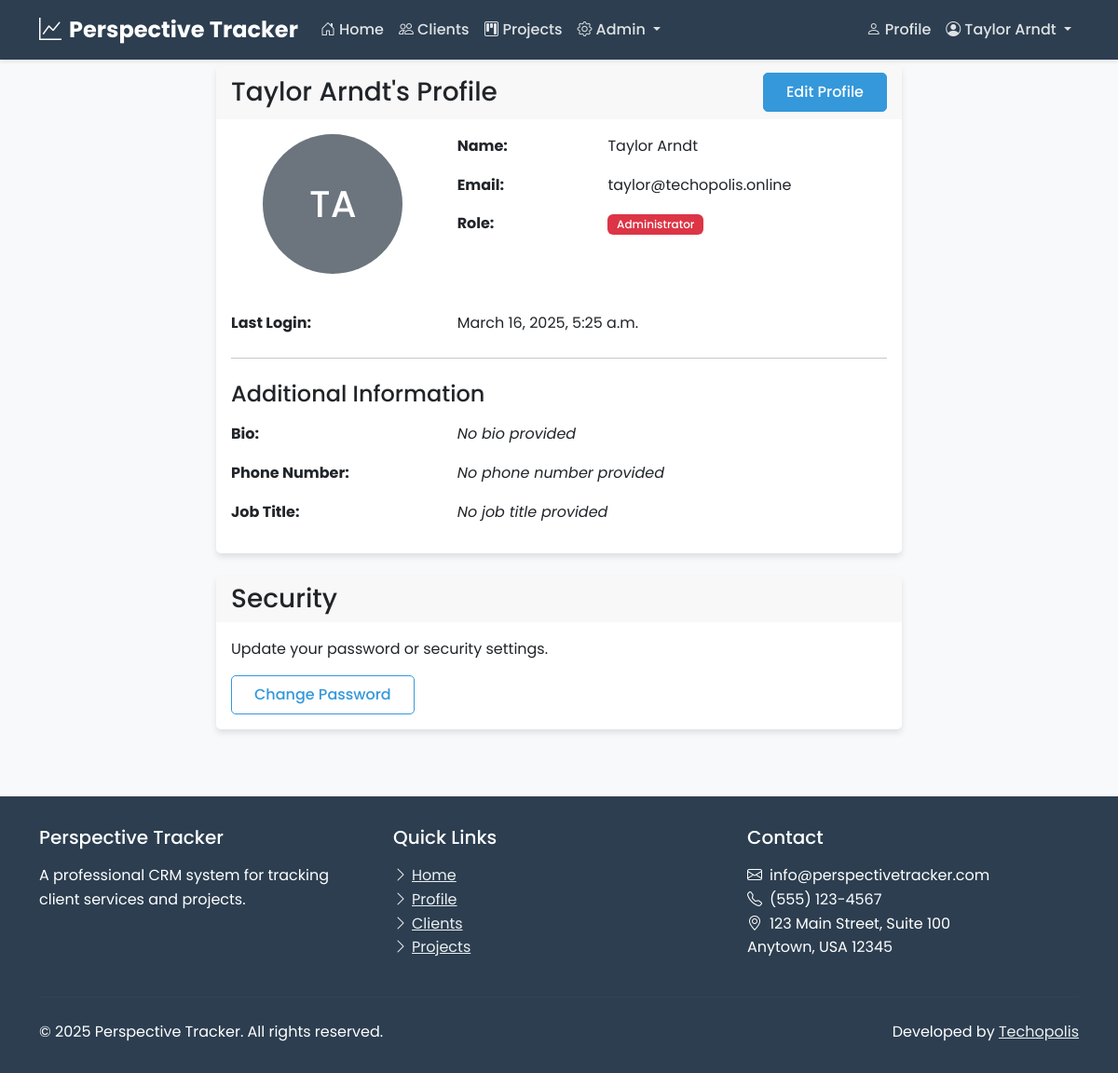
The page /users/profile/ (signed in) on the database as committed earlier.
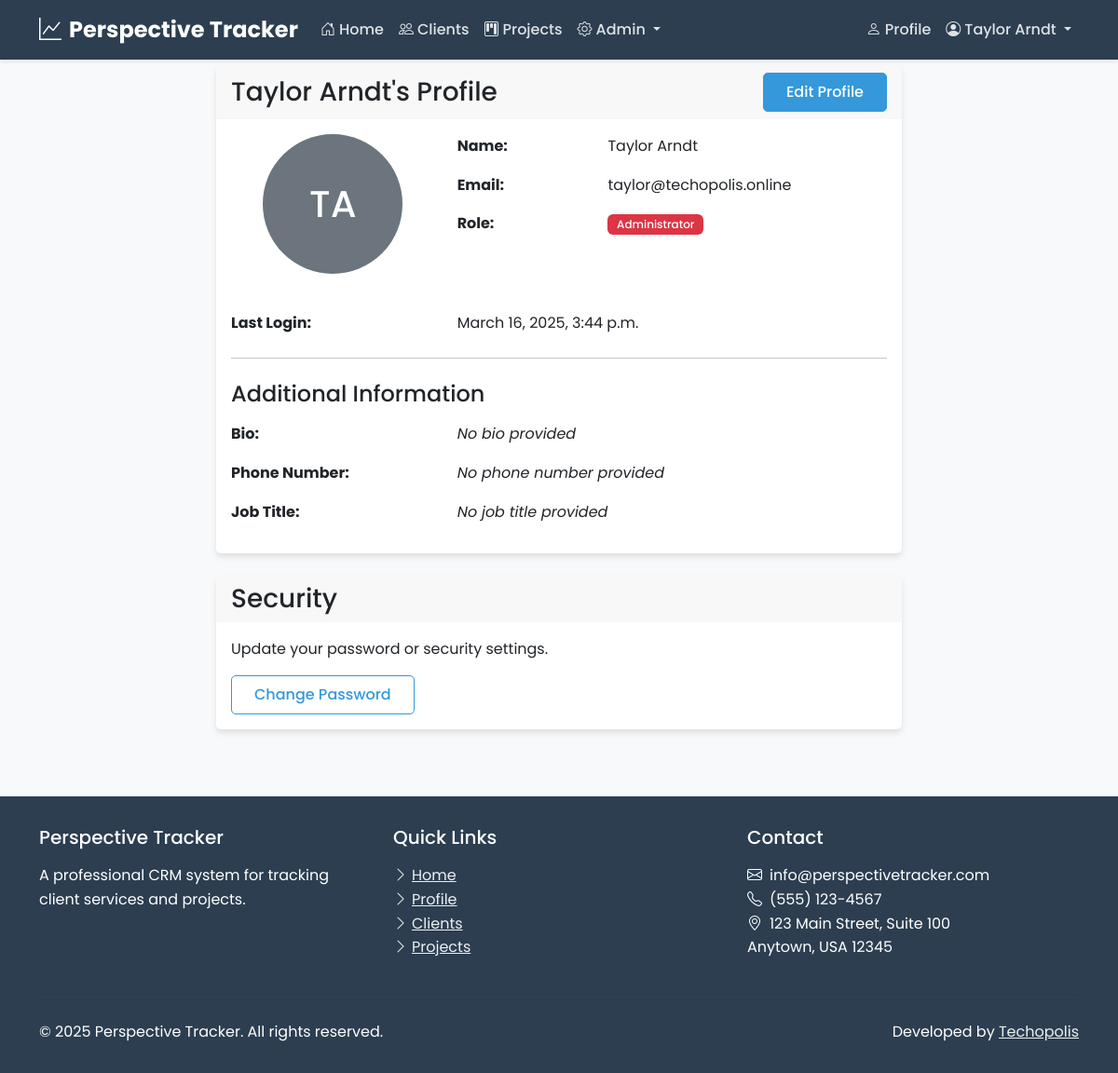
The same page on the database as committed later.
### users/models.py (models this page shows, shortened)
class CustomUser(AbstractUser):
    username = None
    email = models.EmailField(unique=True)
    role = models.ForeignKey(Role, on_delete=models.CASCADE, null=True, blank=True)
    profile_picture = models.ImageField(upload_to='profile_pics/', null=True, blank=True)
    bio = models.TextField(max_length=500, blank=True)
    phone_number = models.CharField(max_length=20, blank=True)
    job_title = models.CharField(max_length=100, blank=True)
    USERNAME_FIELD = 'email'
    REQUIRED_FIELDS = []
    objects = CustomUserManager()

### users/views.py (the view)
# urls.py: path('profile/', views.profile_view, name='profile'),
@login_required
def profile_view(request):
    return render(request, 'users/profile.html')

### users/templates/users/profile.html (shortened to what the changed rows need)
{% extends 'users/base.html' %}
{% block content %}
<div class="container">
    <div class="row">
        <div class="col-md-8 offset-md-2">
            <div class="card mb-4">
                <div class="card-header d-flex justify-content-between align-items-center">
                    <h1 class="h3 mb-0">{{ user.first_name }} {{ user.last_name }}'s Profile</h1>
                    <a href="{% url 'edit_profile' %}" class="btn btn-primary">Edit Profile</a>
                </div>
                <div class="card-body">
                    <div class="row mb-4">
                        <div class="col-md-4 text-center">
                            {% if user.profile_picture %}
                                <img src="{{ user.profile_picture.url }}" alt="Profile Picture" class="img-fluid rounded-circle mb-3" style="max-width: 150px; max-height: 150px;">
                            {% else %}
                                <div class="bg-secondary text-white rounded-circle d-flex align-items-center justify-content-center mb-3" style="width: 150px; height: 150px; margin: 0 auto;">
                                    <h2 class="h1 mb-0">{{ user.first_name|first }}{{ user.last_name|first }}</h2>
                                </div>
                            {% endif %}
                        </div>
                        <div class="col-md-8">
                            <div class="row mb-3">
                                <div class="col-md-4 fw-bold">Name:</div>
                                <div class="col-md-8">{{ user.first_name }} {{ user.last_name }}</div>
                            </div>
                            <div class="row mb-3">
                                <div class="col-md-4 fw-bold">Email:</div>
                                <div class="col-md-8">{{ user.email }}</div>
                            </div>
                        </div>
                    </div>
                    <div class="row mb-3">
                        <div class="col-md-4 fw-bold">Last Login:</div>
                        <div class="col-md-8">{{ user.last_login|date:"F j, Y, g:i a" }}</div>
                    </div>
                    <h2 class="h4 mb-3">Additional Information</h2>
                </div>
            </div>
            <div class="card">
                <div class="card-header">
                    <h2 class="h3 mb-0">Security</h2>
                </div>
            </div>
        </div>
    </div>
</div>
{% endblock %}

### users/templates/users/base.html (shortened to what the changed rows need)
<!DOCTYPE html>
<html lang="en">
<head>
    <link href="https://cdn.jsdelivr.net/npm/bootstrap@5.3.0-alpha1/dist/css/bootstrap.min.css" rel="stylesheet">
    <link rel="stylesheet" href="https://cdn.jsdelivr.net/npm/bootstrap-icons@1.10.3/font/bootstrap-icons.css">
    <link rel="stylesheet" href="/static/css/style.css">
</head>
<body>
    <nav class="navbar navbar-expand-md navbar-dark fixed-top">
        <div class="container">
            <div class="collapse navbar-collapse" id="navbarNav">
                <ul class="navbar-nav">
                    {% if user.is_authenticated %}
                        <li class="nav-item">
                            <a class="nav-link {% if '/profile/' in request.path %}active{% endif %}" href="{% url 'profile' %}">
                                <i class="bi bi-person me-1"></i>Profile
                            </a>
                        </li>
                        <li class="nav-item dropdown">
                            <a class="nav-link dropdown-toggle" href="#" id="navbarDropdown" role="button" data-bs-toggle="dropdown" aria-expanded="false">
                                <i class="bi bi-person-circle me-1"></i>{{ user.first_name }} {{ user.last_name }}
                            </a>
                        </li>
                    {% else %}
                        <li class="nav-item">
                            <a class="nav-link btn btn-outline-light btn-sm ms-2 px-3" href="{% url 'login' %}">
                                <i class="bi bi-box-arrow-in-right me-1"></i>Login
                            </a>
                        </li>
                    {% endif %}
                </ul>
            </div>
        </div>
    </nav>
    <main>
        {% block content %}{% endblock %}
    </main>
</body>
</html>

Rows that differ between the two databases and show on the page:
changed CustomUser "Taylor": last_login "March 16, 2025, 5:25 a.m." → "March 16, 2025, 3:44 p.m."
